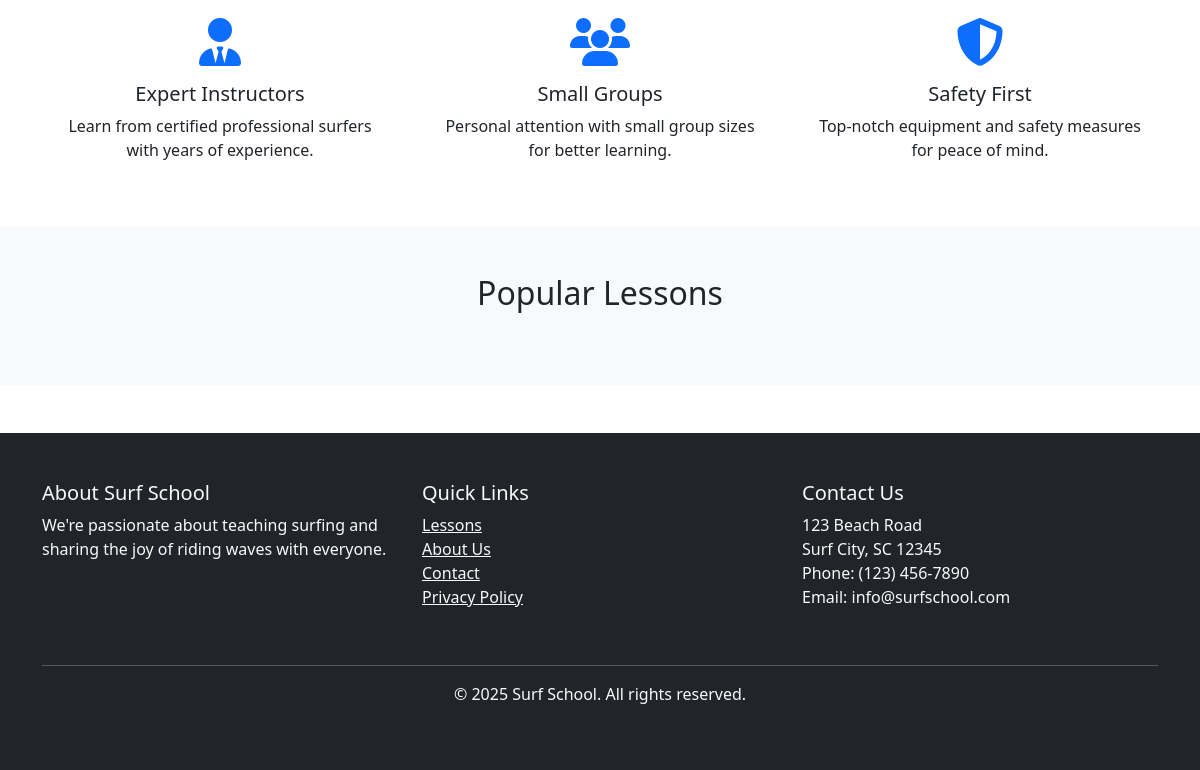
Before: / (lower part) with the older database file.
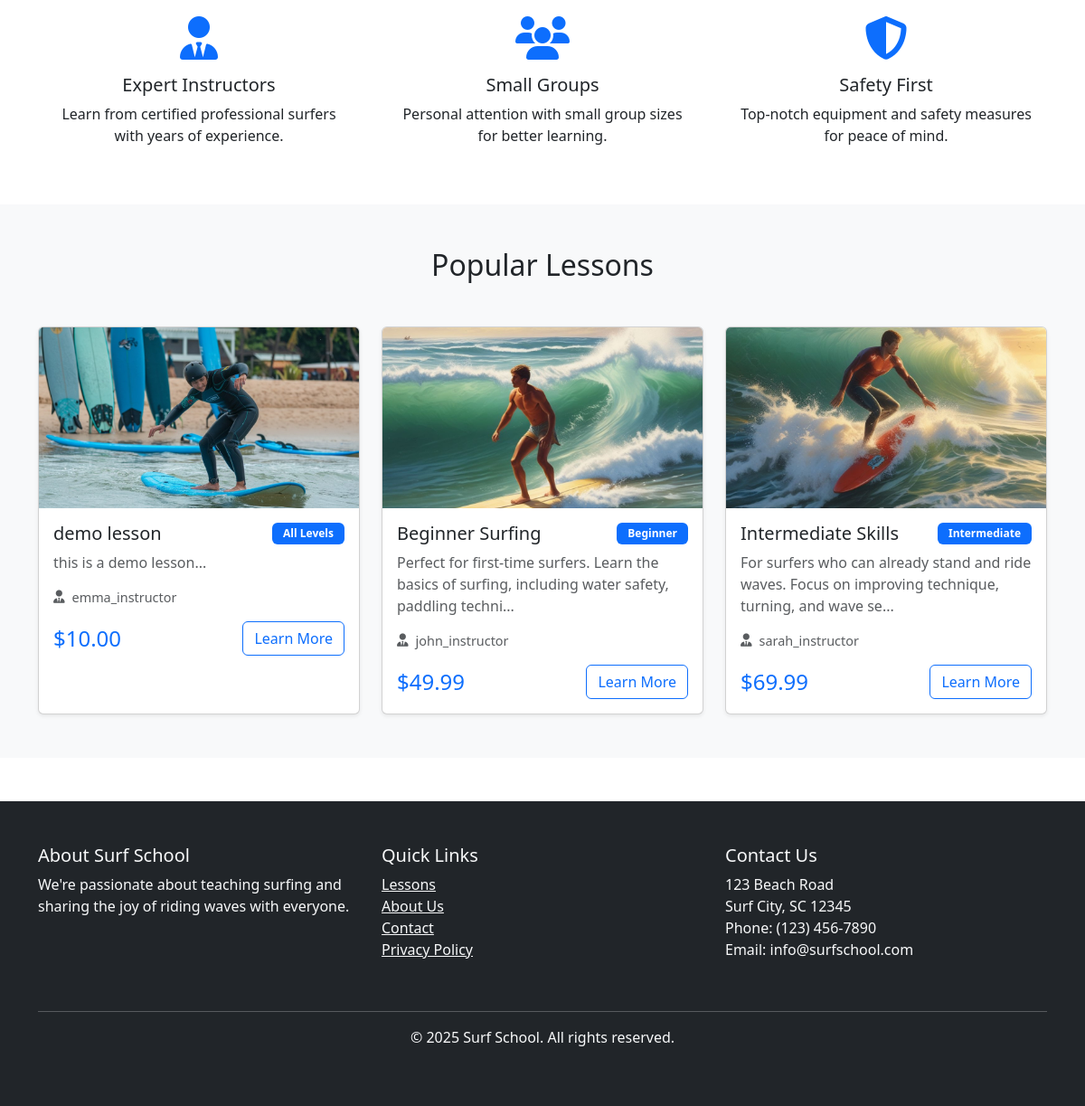
After: the same page with the newer database file.
### tables this page shows
CREATE TABLE IF NOT EXISTS `lessons` (
  `id` int NOT NULL AUTO_INCREMENT,
  `title` varchar(255) NOT NULL,
  `description` text NOT NULL,
  `price` decimal(10,2) NOT NULL,
  `instructor_id` int NOT NULL,
  `level` varchar(50) NOT NULL DEFAULT 'Beginner',
  `duration` int NOT NULL DEFAULT '60',
  `max_students` int NOT NULL DEFAULT '5',
  `lesson_image` varchar(255) DEFAULT NULL,
  `is_active` tinyint(1) DEFAULT '1',
  `created_at` timestamp NULL DEFAULT CURRENT_TIMESTAMP,
  PRIMARY KEY (`id`),
  KEY `instructor_id` (`instructor_id`),
  CONSTRAINT `lessons_ibfk_1` FOREIGN KEY (`instructor_id`) REFERENCES `users` (`id`) ON DELETE RESTRICT
);

CREATE TABLE IF NOT EXISTS `users` (
  `id` int NOT NULL AUTO_INCREMENT,
  `username` varchar(50) NOT NULL,
  `password` varchar(255) NOT NULL,
  `email` varchar(100) NOT NULL,
  `user_type` enum('admin','instructor','student') NOT NULL,
  `profile_image` varchar(255) DEFAULT NULL,
  `profile_description` text,
  `created_at` timestamp NULL DEFAULT CURRENT_TIMESTAMP,
  PRIMARY KEY (`id`),
  UNIQUE KEY `username` (`username`),
  KEY `email_index` (`email`)
);

### index.php (the view, shortened to what this page needs)
<?php include 'includes/header.php'; ?>
<section class="py-5">
    <div class="container">
        <div class="row g-4">
            <div class="col-md-4">
                <div class="card h-100 border-0 card-hover">
                    <div class="card-body text-center">
                        <i class="fas fa-user-tie fa-3x mb-3 text-primary"></i>
                        <h5 class="card-title">Expert Instructors</h5>
                        <p class="card-text">Learn from certified professional surfers with years of experience.</p>
                    </div>
                </div>
            </div>
            <div class="col-md-4">
                <div class="card h-100 border-0 card-hover">
                    <div class="card-body text-center">
                        <i class="fas fa-users fa-3x mb-3 text-primary"></i>
                        <h5 class="card-title">Small Groups</h5>
                        <p class="card-text">Personal attention with small group sizes for better learning.</p>
                    </div>
                </div>
            </div>
            <div class="col-md-4">
                <div class="card h-100 border-0 card-hover">
                    <div class="card-body text-center">
                        <i class="fas fa-shield-alt fa-3x mb-3 text-primary"></i>
                        <h5 class="card-title">Safety First</h5>
                        <p class="card-text">Top-notch equipment and safety measures for peace of mind.</p>
                    </div>
                </div>
            </div>
        </div>
    </div>
</section>
<section class="py-5 bg-light">
    <div class="container">
        <h2 class="text-center mb-5">Popular Lessons</h2>
        <div class="row g-4">
            <?php
            include 'config/database.php';
            $stmt = $pdo->query("
                SELECT l.*, u.username as instructor_name
                FROM lessons l
                JOIN users u ON l.instructor_id = u.id
                WHERE l.is_active = 1
                ORDER BY l.created_at DESC
                LIMIT 3
            ");
            while ($lesson = $stmt->fetch()): ?>
                <div class="col-md-4">
                    <div class="card h-100 shadow-sm hover-card">
                        <?php if ($lesson['lesson_image']): ?>
                            <img src="/uploads/lesson_images/<?php echo htmlspecialchars($lesson['lesson_image']); ?>"
                                class="card-img-top lesson-image"
                                alt="<?php echo htmlspecialchars($lesson['title']); ?>">
                        <?php else: ?>
                            <img src="/assets/images/lesson.jpg"
                                class="card-img-top lesson-image"
                                alt="<?php echo htmlspecialchars($lesson['title']); ?>">
                        <?php endif; ?>
                        <div class="card-body">
                            <div class="d-flex justify-content-between align-items-start mb-2">
                                <h5 class="card-title mb-0"><?php echo htmlspecialchars($lesson['title']); ?></h5>
                                <span class="badge bg-primary"><?php echo htmlspecialchars($lesson['level']); ?></span>
                            </div>
                            <p class="card-text text-muted"><?php echo htmlspecialchars(substr($lesson['description'], 0, 100)) . '...'; ?></p>
                            <div class="lesson-details mb-3">
                                <div class="d-flex align-items-center text-muted">
                                    <i class="fas fa-user-tie me-2"></i>
                                    <span><?php echo htmlspecialchars($lesson['instructor_name']); ?></span>
                                </div>
                            </div>
                            <div class="d-flex justify-content-between align-items-center">
                                <h4 class="text-primary mb-0">$<?php echo htmlspecialchars($lesson['price']); ?></h4>
                                <a href="/lesson-details.php?id=<?php echo $lesson['id']; ?>"
                                    class="btn btn-outline-primary">Learn More</a>
                            </div>
                        </div>
                    </div>
                </div>
            <?php endwhile; ?>
        </div>
    </div>
</section>
<?php include 'includes/footer.php'; ?>

### includes/header.php (shortened to what this page needs)
<!DOCTYPE html>
<html lang="en">
<head>
    <link href="https://cdn.jsdelivr.net/npm/bootstrap@5.3.0/dist/css/bootstrap.min.css" rel="stylesheet">
    <link rel="stylesheet" href="https://cdnjs.cloudflare.com/ajax/libs/font-awesome/5.15.4/css/all.min.css">
</head>
<body>

### includes/footer.php (shortened to what this page needs)
<footer class="bg-dark text-light py-5 mt-5">
    <div class="container">
        <div class="row">
            <div class="col-md-4 mb-4">
                <h5>About Surf School</h5>
                <p>We're passionate about teaching surfing and sharing the joy of riding waves with everyone.</p>
            </div>
            <div class="col-md-4 mb-4">
                <h5>Quick Links</h5>
                <ul class="list-unstyled">
                    <li><a href="lessons.php" class="text-light">Lessons</a></li>
                    <li><a href="about.php" class="text-light">About Us</a></li>
                    <li><a href="contact.php" class="text-light">Contact</a></li>
                    <li><a href="privacy-policy.php" class="text-light">Privacy Policy</a></li>
                </ul>
            </div>
            <div class="col-md-4 mb-4">
                <h5>Contact Us</h5>
                <address>
                    <p>123 Beach Road<br>
                        Surf City, SC 12345<br>
                        Phone: (123) 456-7890<br>
                        Email: info@surfschool.com</p>
                </address>
            </div>
        </div>
        <hr class="bg-light">
        <div class="text-center">
            <p>&copy; <?php echo date('Y'); ?> Surf School. All rights reserved.</p>
        </div>
    </div>
    <link rel="stylesheet" href="https://cdnjs.cloudflare.com/ajax/libs/font-awesome/6.5.1/css/all.min.css">
    </body>
    </html>

### includes/header.php (style rules this page uses)
:root { --navbar-height: 70px; }
body { padding-top: var(--navbar-height); }

### index.php (style rules this page uses)
.lesson-image { height: 200px; object-fit: cover; }
.hover-card { transition: transform 0.3s ease, box-shadow 0.3s ease; }
.lesson-details { font-size: 0.9rem; }
.badge { padding: 0.5em 1em; }

Changed rows visible on the page:
now on this page (row edited): lessons: title "demo lesson", level "All Levels", description "this is a demo lesson", instructor.username "emma_instructor", price "10.00"
now on this page (row edited): lessons: lesson_image (picture), title "Beginner Surfing", level "Beginner", description "Perfect for first-time surfers. Learn the basics of surfing, including water safety, paddling techni", instructor.username "john_instructor", price "49.99"
now on this page (row edited): lessons: lesson_image (picture), title "Intermediate Skills", level "Intermediate", description "For surfers who can already stand and ride waves. Focus on improving technique, turning, and wave se", instructor.username "sarah_instructor", price "69.99"
